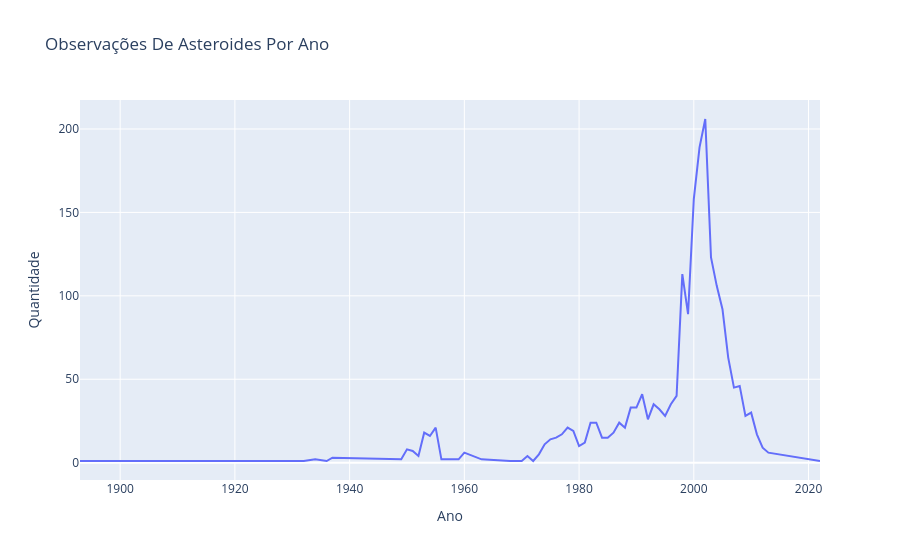

Notebook cell for this chart:
### Code cell
fig_observation = px.line(df_observation, x='observation_year', y='amount', title='Observações De Asteroides Por Ano', labels={'observation_year': 'Ano', 'amount': 'Quantidade'})
fig_observation.show()
fig_observation.write_image('../graphic/Observation_Asteroids_perYear.jpg', height=800, width=1920)

### Figure 1 — Plotly figure (JSON) as saved in the notebook; plotly's stock layout.template omitted (floating-point values rounded to 4 significant figures)
{"data": [{"hovertemplate": "Ano=%{x}<br>Quantidade=%{y}<extra></extra>", "legendgroup": "", "line": {"color": "#636efa", "dash": "solid"}, "marker": {"symbol": "circle"}, "mode": "lines", "name": "", "orientation": "v", "showlegend": false, "type": "scatter", "x": [1893, 1911, 1918, 1924, 1929, 1930, 1931, 1932, 1934, 1936, 1937, 1948, 1949, 1950, 1951, 1952, 1953, 1954, 1955, 1956, 1959, 1960, 1963, 1968, 1970, 1971, 1972, 1973, 1974, 1975, 1976, 1977, 1978, 1979, 1980, 1981, 1982, 1983, 1984, 1985, 1986, 1987, 1988, 1989, 1990, 1991, 1992, 1993, 1994, 1995, 1996, 1997, 1998, 1999, 2000, 2001, 2002, 2003, 2004, 2005, 2006, 2007, 2008, 2009, 2010, 2011, 2012, 2013, 2022], "xaxis": "x", "y": [1, 1, 1, 1, 1, 1, 1, 1, 2, 1, 3, 2, 2, 8, 7, 4, 18, 16, 21, 2, 2, 6, 2, 1, 1, 4, 1, 5, 11, 14, 15, 17, 21, 19, 10, 12, 24, 24, 15, 15, 18, 24, 21, 33, 33, 41, 26, 35, 32, 28, 35, 40, 113, 89, 158, 189, 206, 123, 106, 92, 63, 45, 46, 28, 30, 17, 9, 6, 1], "yaxis": "y"}], "layout": {"legend": {"tracegroupgap": 0}, "title": {"text": "Observações De Asteroides Por Ano"}, "xaxis": {"anchor": "y", "domain": [0, 1], "title": {"text": "Ano"}}, "yaxis": {"anchor": "x", "domain": [0, 1], "title": {"text": "Quantidade"}}}}
